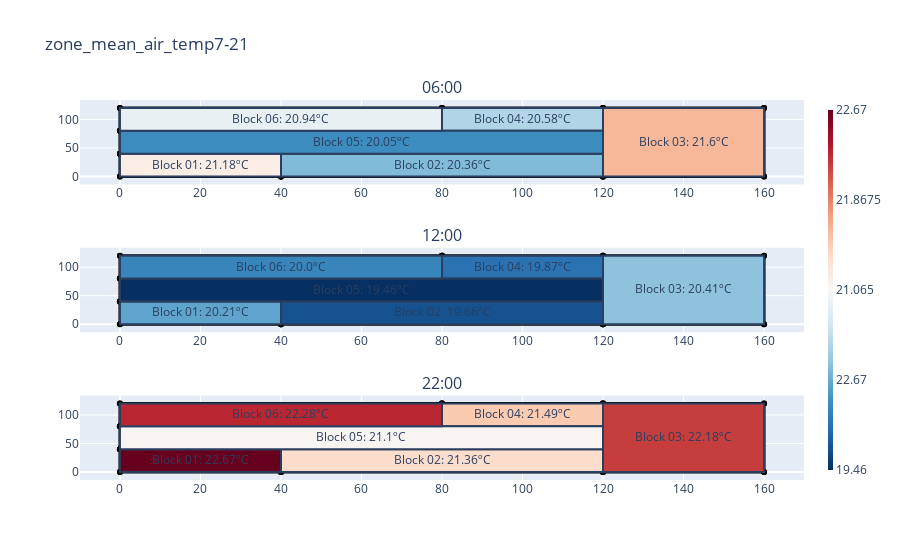

This figure's notebook cell:
### Code cell
s = SpaceTimePlot(plt)
times = [time(6), time(12), time(22)]
s.extract_many_times(times, s.plotter.dataset_names[5])
s.create_spatial_plots()

### Figure 1 — Plotly figure (JSON) as saved in the notebook; plotly's stock layout.template omitted (floating-point values rounded to 4 significant figures)
{"data": [{"line": {"color": "black", "width": 3}, "marker": {"color": "black"}, "mode": "markers+lines", "name": "Wall 0001", "type": "scatter", "x": [40, 40], "xaxis": "x", "y": [40, 0], "yaxis": "y"}, {"line": {"color": "black", "width": 3}, "marker": {"color": "black"}, "mode": "markers+lines", "name": "Wall 0002", "type": "scatter", "x": [40, 0], "xaxis": "x", "y": [0, 0], "yaxis": "y"}, {"line": {"color": "black", "width": 3}, "marker": {"color": "black"}, "mode": "markers+lines", "name": "Wall 0003", "type": "scatter", "x": [0, 0], "xaxis": "x", "y": [0, 40], "yaxis": "y"}, {"line": {"color": "black", "width": 3}, "marker": {"color": "black"}, "mode": "markers+lines", "name": "Wall 0004", "type": "scatter", "x": [0, 40], "xaxis": "x", "y": [40, 40], "yaxis": "y"}, {"line": {"color": "black", "width": 3}, "marker": {"color": "black"}, "mode": "markers+lines", "name": "Wall 0001", "type": "scatter", "x": [120, 120], "xaxis": "x", "y": [40, 0], "yaxis": "y"}, {"line": {"color": "black", "width": 3}, "marker": {"color": "black"}, "mode": "markers+lines", "name": "Wall 0002", "type": "scatter", "x": [120, 40], "xaxis": "x", "y": [0, 0], "yaxis": "y"}, {"line": {"color": "black", "width": 3}, "marker": {"color": "black"}, "mode": "markers+lines", "name": "Wall 0003", "type": "scatter", "x": [40, 40], "xaxis": "x", "y": [0, 40], "yaxis": "y"}, {"line": {"color": "black", "width": 3}, "marker": {"color": "black"}, "mode": "markers+lines", "name": "Wall 0004", "type": "scatter", "x": [40, 120], "xaxis": "x", "y": [40, 40], "yaxis": "y"}, {"line": {"color": "black", "width": 3}, "marker": {"color": "black"}, "mode": "markers+lines", "name": "Wall 0001", "type": "scatter", "x": [160, 160], "xaxis": "x", "y": [120, 0], "yaxis": "y"}, {"line": {"color": "black", "width": 3}, "marker": {"color": "black"}, "mode": "markers+lines", "name": "Wall 0002", "type": "scatter", "x": [160, 120], "xaxis": "x", "y": [0, 0], "yaxis": "y"}, {"line": {"color": "black", "width": 3}, "marker": {"color": "black"}, "mode": "markers+lines", "name": "Wall 0003", "type": "scatter", "x": [120, 120], "xaxis": "x", "y": [0, 120], "yaxis": "y"}, {"line": {"color": "black", "width": 3}, "marker": {"color": "black"}, "mode": "markers+lines", "name": "Wall 0004", "type": "scatter", "x": [120, 160], "xaxis": "x", "y": [120, 120], "yaxis": "y"}, {"line": {"color": "black", "width": 3}, "marker": {"color": "black"}, "mode": "markers+lines", "name": "Wall 0001", "type": "scatter", "x": [120, 120], "xaxis": "x", "y": [120, 80], "yaxis": "y"}, {"line": {"color": "black", "width": 3}, "marker": {"color": "black"}, "mode": "markers+lines", "name": "Wall 0002", "type": "scatter", "x": [120, 80], "xaxis": "x", "y": [80, 80], "yaxis": "y"}, {"line": {"color": "black", "width": 3}, "marker": {"color": "black"}, "mode": "markers+lines", "name": "Wall 0003", "type": "scatter", "x": [80, 80], "xaxis": "x", "y": [80, 120], "yaxis": "y"}, {"line": {"color": "black", "width": 3}, "marker": {"color": "black"}, "mode": "markers+lines", "name": "Wall 0004", "type": "scatter", "x": [80, 120], "xaxis": "x", "y": [120, 120], "yaxis": "y"}, {"line": {"color": "black", "width": 3}, "marker": {"color": "black"}, "mode": "markers+lines", "name": "Wall 0001", "type": "scatter", "x": [120, 120], "xaxis": "x", "y": [80, 40], "yaxis": "y"}, {"line": {"color": "black", "width": 3}, "marker": {"color": "black"}, "mode": "markers+lines", "name": "Wall 0002", "type": "scatter", "x": [120, 0], "xaxis": "x", "y": [40, 40], "yaxis": "y"}, {"line": {"color": "black", "width": 3}, "marker": {"color": "black"}, "mode": "markers+lines", "name": "Wall 0003", "type": "scatter", "x": [0, 0], "xaxis": "x", "y": [40, 80], "yaxis": "y"}, {"line": {"color": "black", "width": 3}, "marker": {"color": "black"}, "mode": "markers+lines", "name": "Wall 0004", "type": "scatter", "x": [0, 120], "xaxis": "x", "y": [80, 80], "yaxis": "y"}, {"line": {"color": "black", "width": 3}, "marker": {"color": "black"}, "mode": "markers+lines", "name": "Wall 0001", "type": "scatter", "x": [80, 80], "xaxis": "x", "y": [120, 80], "yaxis": "y"}, {"line": {"color": "black", "width": 3}, "marker": {"color": "black"}, "mode": "markers+lines", "name": "Wall 0002", "type": "scatter", "x": [80, 0], "xaxis": "x", "y": [80, 80], "yaxis": "y"}, {"line": {"color": "black", "width": 3}, "marker": {"color": "black"}, "mode": "markers+lines", "name": "Wall 0003", "type": "scatter", "x": [0, 0], "xaxis": "x", "y": [80, 120], "yaxis": "y"}, {"line": {"color": "black", "width": 3}, "marker": {"color": "black"}, "mode": "markers+lines", "name": "Wall 0004", "type": "scatter", "x": [0, 80], "xaxis": "x", "y": [120, 120], "yaxis": "y"}, {"line": {"color": "black", "width": 3}, "marker": {"color": "black"}, "mode": "markers+lines", "name": "Wall 0001", "type": "scatter", "x": [40, 40], "xaxis": "x2", "y": [40, 0], "yaxis": "y2"}, {"line": {"color": "black", "width": 3}, "marker": {"color": "black"}, "mode": "markers+lines", "name": "Wall 0002", "type": "scatter", "x": [40, 0], "xaxis": "x2", "y": [0, 0], "yaxis": "y2"}, {"line": {"color": "black", "width": 3}, "marker": {"color": "black"}, "mode": "markers+lines", "name": "Wall 0003", "type": "scatter", "x": [0, 0], "xaxis": "x2", "y": [0, 40], "yaxis": "y2"}, {"line": {"color": "black", "width": 3}, "marker": {"color": "black"}, "mode": "markers+lines", "name": "Wall 0004", "type": "scatter", "x": [0, 40], "xaxis": "x2", "y": [40, 40], "yaxis": "y2"}, {"line": {"color": "black", "width": 3}, "marker": {"color": "black"}, "mode": "markers+lines", "name": "Wall 0001", "type": "scatter", "x": [120, 120], "xaxis": "x2", "y": [40, 0], "yaxis": "y2"}, {"line": {"color": "black", "width": 3}, "marker": {"color": "black"}, "mode": "markers+lines", "name": "Wall 0002", "type": "scatter", "x": [120, 40], "xaxis": "x2", "y": [0, 0], "yaxis": "y2"}, {"line": {"color": "black", "width": 3}, "marker": {"color": "black"}, "mode": "markers+lines", "name": "Wall 0003", "type": "scatter", "x": [40, 40], "xaxis": "x2", "y": [0, 40], "yaxis": "y2"}, {"line": {"color": "black", "width": 3}, "marker": {"color": "black"}, "mode": "markers+lines", "name": "Wall 0004", "type": "scatter", "x": [40, 120], "xaxis": "x2", "y": [40, 40], "yaxis": "y2"}, {"line": {"color": "black", "width": 3}, "marker": {"color": "black"}, "mode": "markers+lines", "name": "Wall 0001", "type": "scatter", "x": [160, 160], "xaxis": "x2", "y": [120, 0], "yaxis": "y2"}, {"line": {"color": "black", "width": 3}, "marker": {"color": "black"}, "mode": "markers+lines", "name": "Wall 0002", "type": "scatter", "x": [160, 120], "xaxis": "x2", "y": [0, 0], "yaxis": "y2"}, {"line": {"color": "black", "width": 3}, "marker": {"color": "black"}, "mode": "markers+lines", "name": "Wall 0003", "type": "scatter", "x": [120, 120], "xaxis": "x2", "y": [0, 120], "yaxis": "y2"}, {"line": {"color": "black", "width": 3}, "marker": {"color": "black"}, "mode": "markers+lines", "name": "Wall 0004", "type": "scatter", "x": [120, 160], "xaxis": "x2", "y": [120, 120], "yaxis": "y2"}, {"line": {"color": "black", "width": 3}, "marker": {"color": "black"}, "mode": "markers+lines", "name": "Wall 0001", "type": "scatter", "x": [120, 120], "xaxis": "x2", "y": [120, 80], "yaxis": "y2"}, {"line": {"color": "black", "width": 3}, "marker": {"color": "black"}, "mode": "markers+lines", "name": "Wall 0002", "type": "scatter", "x": [120, 80], "xaxis": "x2", "y": [80, 80], "yaxis": "y2"}, {"line": {"color": "black", "width": 3}, "marker": {"color": "black"}, "mode": "markers+lines", "name": "Wall 0003", "type": "scatter", "x": [80, 80], "xaxis": "x2", "y": [80, 120], "yaxis": "y2"}, {"line": {"color": "black", "width": 3}, "marker": {"color": "black"}, "mode": "markers+lines", "name": "Wall 0004", "type": "scatter", "x": [80, 120], "xaxis": "x2", "y": [120, 120], "yaxis": "y2"}, {"line": {"color": "black", "width": 3}, "marker": {"color": "black"}, "mode": "markers+lines", "name": "Wall 0001", "type": "scatter", "x": [120, 120], "xaxis": "x2", "y": [80, 40], "yaxis": "y2"}, {"line": {"color": "black", "width": 3}, "marker": {"color": "black"}, "mode": "markers+lines", "name": "Wall 0002", "type": "scatter", "x": [120, 0], "xaxis": "x2", "y": [40, 40], "yaxis": "y2"}, {"line": {"color": "black", "width": 3}, "marker": {"color": "black"}, "mode": "markers+lines", "name": "Wall 0003", "type": "scatter", "x": [0, 0], "xaxis": "x2", "y": [40, 80], "yaxis": "y2"}, {"line": {"color": "black", "width": 3}, "marker": {"color": "black"}, "mode": "markers+lines", "name": "Wall 0004", "type": "scatter", "x": [0, 120], "xaxis": "x2", "y": [80, 80], "yaxis": "y2"}, {"line": {"color": "black", "width": 3}, "marker": {"color": "black"}, "mode": "markers+lines", "name": "Wall 0001", "type": "scatter", "x": [80, 80], "xaxis": "x2", "y": [120, 80], "yaxis": "y2"}, {"line": {"color": "black", "width": 3}, "marker": {"color": "black"}, "mode": "markers+lines", "name": "Wall 0002", "type": "scatter", "x": [80, 0], "xaxis": "x2", "y": [80, 80], "yaxis": "y2"}, {"line": {"color": "black", "width": 3}, "marker": {"color": "black"}, "mode": "markers+lines", "name": "Wall 0003", "type": "scatter", "x": [0, 0], "xaxis": "x2", "y": [80, 120], "yaxis": "y2"}, {"line": {"color": "black", "width": 3}, "marker": {"color": "black"}, "mode": "markers+lines", "name": "Wall 0004", "type": "scatter", "x": [0, 80], "xaxis": "x2", "y": [120, 120], "yaxis": "y2"}, {"line": {"color": "black", "width": 3}, "marker": {"color": "black"}, "mode": "markers+lines", "name": "Wall 0001", "type": "scatter", "x": [40, 40], "xaxis": "x3", "y": [40, 0], "yaxis": "y3"}, {"line": {"color": "black", "width": 3}, "marker": {"color": "black"}, "mode": "markers+lines", "name": "Wall 0002", "type": "scatter", "x": [40, 0], "xaxis": "x3", "y": [0, 0], "yaxis": "y3"}, {"line": {"color": "black", "width": 3}, "marker": {"color": "black"}, "mode": "markers+lines", "name": "Wall 0003", "type": "scatter", "x": [0, 0], "xaxis": "x3", "y": [0, 40], "yaxis": "y3"}, {"line": {"color": "black", "width": 3}, "marker": {"color": "black"}, "mode": "markers+lines", "name": "Wall 0004", "type": "scatter", "x": [0, 40], "xaxis": "x3", "y": [40, 40], "yaxis": "y3"}, {"line": {"color": "black", "width": 3}, "marker": {"color": "black"}, "mode": "markers+lines", "name": "Wall 0001", "type": "scatter", "x": [120, 120], "xaxis": "x3", "y": [40, 0], "yaxis": "y3"}, {"line": {"color": "black", "width": 3}, "marker": {"color": "black"}, "mode": "markers+lines", "name": "Wall 0002", "type": "scatter", "x": [120, 40], "xaxis": "x3", "y": [0, 0], "yaxis": "y3"}, {"line": {"color": "black", "width": 3}, "marker": {"color": "black"}, "mode": "markers+lines", "name": "Wall 0003", "type": "scatter", "x": [40, 40], "xaxis": "x3", "y": [0, 40], "yaxis": "y3"}, {"line": {"color": "black", "width": 3}, "marker": {"color": "black"}, "mode": "markers+lines", "name": "Wall 0004", "type": "scatter", "x": [40, 120], "xaxis": "x3", "y": [40, 40], "yaxis": "y3"}, {"line": {"color": "black", "width": 3}, "marker": {"color": "black"}, "mode": "markers+lines", "name": "Wall 0001", "type": "scatter", "x": [160, 160], "xaxis": "x3", "y": [120, 0], "yaxis": "y3"}, {"line": {"color": "black", "width": 3}, "marker": {"color": "black"}, "mode": "markers+lines", "name": "Wall 0002", "type": "scatter", "x": [160, 120], "xaxis": "x3", "y": [0, 0], "yaxis": "y3"}, {"line": {"color": "black", "width": 3}, "marker": {"color": "black"}, "mode": "markers+lines", "name": "Wall 0003", "type": "scatter", "x": [120, 120], "xaxis": "x3", "y": [0, 120], "yaxis": "y3"}, {"line": {"color": "black", "width": 3}, "marker": {"color": "black"}, "mode": "markers+lines", "name": "Wall 0004", "type": "scatter", "x": [120, 160], "xaxis": "x3", "y": [120, 120], "yaxis": "y3"}, {"line": {"color": "black", "width": 3}, "marker": {"color": "black"}, "mode": "markers+lines", "name": "Wall 0001", "type": "scatter", "x": [120, 120], "xaxis": "x3", "y": [120, 80], "yaxis": "y3"}, {"line": {"color": "black", "width": 3}, "marker": {"color": "black"}, "mode": "markers+lines", "name": "Wall 0002", "type": "scatter", "x": [120, 80], "xaxis": "x3", "y": [80, 80], "yaxis": "y3"}, {"line": {"color": "black", "width": 3}, "marker": {"color": "black"}, "mode": "markers+lines", "name": "Wall 0003", "type": "scatter", "x": [80, 80], "xaxis": "x3", "y": [80, 120], "yaxis": "y3"}, {"line": {"color": "black", "width": 3}, "marker": {"color": "black"}, "mode": "markers+lines", "name": "Wall 0004", "type": "scatter", "x": [80, 120], "xaxis": "x3", "y": [120, 120], "yaxis": "y3"}, {"line": {"color": "black", "width": 3}, "marker": {"color": "black"}, "mode": "markers+lines", "name": "Wall 0001", "type": "scatter", "x": [120, 120], "xaxis": "x3", "y": [80, 40], "yaxis": "y3"}, {"line": {"color": "black", "width": 3}, "marker": {"color": "black"}, "mode": "markers+lines", "name": "Wall 0002", "type": "scatter", "x": [120, 0], "xaxis": "x3", "y": [40, 40], "yaxis": "y3"}, {"line": {"color": "black", "width": 3}, "marker": {"color": "black"}, "mode": "markers+lines", "name": "Wall 0003", "type": "scatter", "x": [0, 0], "xaxis": "x3", "y": [40, 80], "yaxis": "y3"}, {"line": {"color": "black", "width": 3}, "marker": {"color": "black"}, "mode": "markers+lines", "name": "Wall 0004", "type": "scatter", "x": [0, 120], "xaxis": "x3", "y": [80, 80], "yaxis": "y3"}, {"line": {"color": "black", "width": 3}, "marker": {"color": "black"}, "mode": "markers+lines", "name": "Wall 0001", "type": "scatter", "x": [80, 80], "xaxis": "x3", "y": [120, 80], "yaxis": "y3"}, {"line": {"color": "black", "width": 3}, "marker": {"color": "black"}, "mode": "markers+lines", "name": "Wall 0002", "type": "scatter", "x": [80, 0], "xaxis": "x3", "y": [80, 80], "yaxis": "y3"}, {"line": {"color": "black", "width": 3}, "marker": {"color": "black"}, "mode": "markers+lines", "name": "Wall 0003", "type": "scatter", "x": [0, 0], "xaxis": "x3", "y": [80, 120], "yaxis": "y3"}, {"line": {"color": "black", "width": 3}, "marker": {"color": "black"}, "mode": "markers+lines", "name": "Wall 0004", "type": "scatter", "x": [0, 80], "xaxis": "x3", "y": [120, 120], "yaxis": "y3"}, {"marker": {"cmax": 22.67, "cmin": 19.46, "colorbar": {"outlinewidth": 0, "thickness": 5, "ticktext": [19.46, 22.67], "tickvals": [19.46, 20.26, 21.07, 21.87, 22.67]}, "colorscale": [[0, "rgb(5,48,97)"], [0.1, "rgb(33,102,172)"], [0.2, "rgb(67,147,195)"], [0.3, "rgb(146,197,222)"], [0.4, "rgb(209,229,240)"], [0.5, "rgb(247,247,247)"], [0.6, "rgb(253,219,199)"], [0.7, "rgb(244,165,130)"], [0.8, "rgb(214,96,77)"], [0.9, "rgb(178,24,43)"], [1, "rgb(103,0,31)"]], "showscale": true}, "mode": "markers", "type": "scatter", "x": [null], "y": [null]}], "layout": {"annotations": [{"font": {"size": 16}, "showarrow": false, "text": "06:00", "x": 0.5, "xanchor": "center", "xref": "paper", "y": 1, "yanchor": "bottom", "yref": "paper"}, {"font": {"size": 16}, "showarrow": false, "text": "12:00", "x": 0.5, "xanchor": "center", "xref": "paper", "y": 0.6111, "yanchor": "bottom", "yref": "paper"}, {"font": {"size": 16}, "showarrow": false, "text": "22:00", "x": 0.5, "xanchor": "center", "xref": "paper", "y": 0.2222, "yanchor": "bottom", "yref": "paper"}], "shapes": [{"fillcolor": "rgb(249, 237, 230)", "label": {"text": "Block 01: 21.18ºC"}, "type": "rect", "x0": 40, "x1": 0, "xref": "x", "y0": 40, "y1": 0, "yref": "y"}, {"fillcolor": "rgb(130, 187, 217)", "label": {"text": "Block 02: 20.36ºC"}, "type": "rect", "x0": 120, "x1": 40, "xref": "x", "y0": 40, "y1": 0, "yref": "y"}, {"fillcolor": "rgb(247, 183, 153)", "label": {"text": "Block 03: 21.6ºC"}, "type": "rect", "x0": 160, "x1": 120, "xref": "x", "y0": 120, "y1": 0, "yref": "y"}, {"fillcolor": "rgb(177, 213, 231)", "label": {"text": "Block 04: 20.58ºC"}, "type": "rect", "x0": 120, "x1": 80, "xref": "x", "y0": 120, "y1": 80, "yref": "y"}, {"fillcolor": "rgb(61, 140, 191)", "label": {"text": "Block 05: 20.05ºC"}, "type": "rect", "x0": 120, "x1": 0, "xref": "x", "y0": 80, "y1": 40, "yref": "y"}, {"fillcolor": "rgb(232, 240, 244)", "label": {"text": "Block 06: 20.94ºC"}, "type": "rect", "x0": 80, "x1": 0, "xref": "x", "y0": 120, "y1": 80, "yref": "y"}, {"fillcolor": "rgb(94, 164, 204)", "label": {"text": "Block 01: 20.21ºC"}, "type": "rect", "x0": 40, "x1": 0, "xref": "x2", "y0": 40, "y1": 0, "yref": "y2"}, {"fillcolor": "rgb(22, 82, 144)", "label": {"text": "Block 02: 19.66ºC"}, "type": "rect", "x0": 120, "x1": 40, "xref": "x2", "y0": 40, "y1": 0, "yref": "y2"}, {"fillcolor": "rgb(143, 195, 221)", "label": {"text": "Block 03: 20.41ºC"}, "type": "rect", "x0": 160, "x1": 120, "xref": "x2", "y0": 120, "y1": 0, "yref": "y2"}, {"fillcolor": "rgb(42, 114, 178)", "label": {"text": "Block 04: 19.87ºC"}, "type": "rect", "x0": 120, "x1": 80, "xref": "x2", "y0": 120, "y1": 80, "yref": "y2"}, {"fillcolor": "rgb(5, 48, 97)", "label": {"text": "Block 05: 19.46ºC"}, "type": "rect", "x0": 120, "x1": 0, "xref": "x2", "y0": 80, "y1": 40, "yref": "y2"}, {"fillcolor": "rgb(56, 133, 188)", "label": {"text": "Block 06: 20.0ºC"}, "type": "rect", "x0": 80, "x1": 0, "xref": "x2", "y0": 120, "y1": 80, "yref": "y2"}, {"fillcolor": "rgb(103, 0, 31)", "label": {"text": "Block 01: 22.67ºC"}, "type": "rect", "x0": 40, "x1": 0, "xref": "x3", "y0": 40, "y1": 0, "yref": "y3"}, {"fillcolor": "rgb(253, 221, 203)", "label": {"text": "Block 02: 21.36ºC"}, "type": "rect", "x0": 120, "x1": 40, "xref": "x3", "y0": 40, "y1": 0, "yref": "y3"}, {"fillcolor": "rgb(197, 62, 61)", "label": {"text": "Block 03: 22.18ºC"}, "type": "rect", "x0": 160, "x1": 120, "xref": "x3", "y0": 120, "y1": 0, "yref": "y3"}, {"fillcolor": "rgb(250, 202, 177)", "label": {"text": "Block 04: 21.49ºC"}, "type": "rect", "x0": 120, "x1": 80, "xref": "x3", "y0": 120, "y1": 80, "yref": "y3"}, {"fillcolor": "rgb(248, 244, 242)", "label": {"text": "Block 05: 21.1ºC"}, "type": "rect", "x0": 120, "x1": 0, "xref": "x3", "y0": 80, "y1": 40, "yref": "y3"}, {"fillcolor": "rgb(186, 39, 50)", "label": {"text": "Block 06: 22.28ºC"}, "type": "rect", "x0": 80, "x1": 0, "xref": "x3", "y0": 120, "y1": 80, "yref": "y3"}], "showlegend": false, "title": {"text": "zone_mean_air_temp7-21"}, "xaxis": {"anchor": "y", "domain": [0, 1]}, "xaxis2": {"anchor": "y2", "domain": [0, 1]}, "xaxis3": {"anchor": "y3", "domain": [0, 1]}, "yaxis": {"anchor": "x", "domain": [0.7778, 1]}, "yaxis2": {"anchor": "x2", "domain": [0.3889, 0.6111]}, "yaxis3": {"anchor": "x3", "domain": [0, 0.2222]}}}
